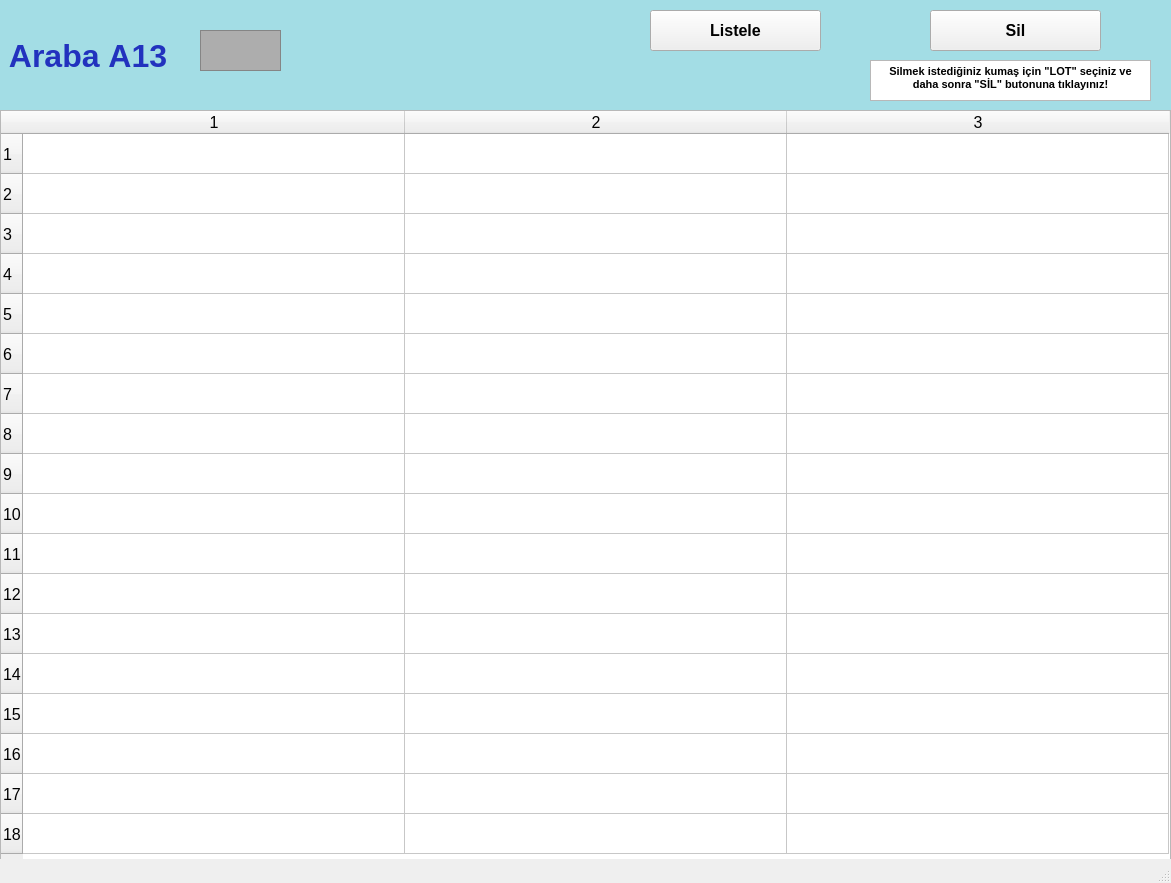
<?xml version="1.0" encoding="UTF-8"?>
<ui version="4.0">
 <class>arabalarA13_ekran</class>
 <widget class="QMainWindow" name="arabalarA13_ekran">
  <property name="geometry">
   <rect>
    <x>0</x>
    <y>0</y>
    <width>1171</width>
    <height>883</height>
   </rect>
  </property>
  <property name="font">
   <font>
    <pointsize>12</pointsize>
    <weight>50</weight>
    <bold>false</bold>
    <kerning>false</kerning>
   </font>
  </property>
  <property name="windowTitle">
   <string/>
  </property>
  <widget class="QWidget" name="centralwidget">
   <widget class="QLabel" name="arabaA1yazi_lbl">
    <property name="geometry">
     <rect>
      <x>0</x>
      <y>0</y>
      <width>1171</width>
      <height>111</height>
     </rect>
    </property>
    <property name="font">
     <font>
      <pointsize>24</pointsize>
      <weight>75</weight>
      <bold>true</bold>
     </font>
    </property>
    <property name="styleSheet">
     <string notr="true">background-color: rgb(163, 221, 229);
color: rgb(34, 50, 190);</string>
    </property>
    <property name="text">
     <string> Araba A13</string>
    </property>
   </widget>
   <widget class="QFrame" name="arabaA1_img">
    <property name="geometry">
     <rect>
      <x>200</x>
      <y>30</y>
      <width>81</width>
      <height>41</height>
     </rect>
    </property>
    <property name="styleSheet">
     <string notr="true">background-color: rgb(173, 173, 173);</string>
    </property>
    <property name="frameShape">
     <enum>QFrame::StyledPanel</enum>
    </property>
    <property name="frameShadow">
     <enum>QFrame::Raised</enum>
    </property>
   </widget>
   <widget class="QPushButton" name="listele13_btn">
    <property name="geometry">
     <rect>
      <x>650</x>
      <y>10</y>
      <width>171</width>
      <height>41</height>
     </rect>
    </property>
    <property name="font">
     <font>
      <pointsize>12</pointsize>
      <weight>75</weight>
      <bold>true</bold>
     </font>
    </property>
    <property name="text">
     <string>Listele</string>
    </property>
   </widget>
   <widget class="QTableWidget" name="A13_tw">
    <property name="geometry">
     <rect>
      <x>0</x>
      <y>110</y>
      <width>1171</width>
      <height>751</height>
     </rect>
    </property>
    <property name="baseSize">
     <size>
      <width>0</width>
      <height>0</height>
     </size>
    </property>
    <property name="rowCount">
     <number>18</number>
    </property>
    <property name="columnCount">
     <number>3</number>
    </property>
    <attribute name="horizontalHeaderVisible">
     <bool>true</bool>
    </attribute>
    <attribute name="horizontalHeaderCascadingSectionResizes">
     <bool>false</bool>
    </attribute>
    <attribute name="horizontalHeaderDefaultSectionSize">
     <number>382</number>
    </attribute>
    <attribute name="horizontalHeaderMinimumSectionSize">
     <number>38</number>
    </attribute>
    <attribute name="verticalHeaderDefaultSectionSize">
     <number>40</number>
    </attribute>
    <attribute name="verticalHeaderMinimumSectionSize">
     <number>23</number>
    </attribute>
    <row/>
    <row/>
    <row/>
    <row/>
    <row/>
    <row/>
    <row/>
    <row/>
    <row/>
    <row/>
    <row/>
    <row/>
    <row/>
    <row/>
    <row/>
    <row/>
    <row/>
    <row/>
    <column/>
    <column/>
    <column/>
   </widget>
   <widget class="QPushButton" name="sil13_btn">
    <property name="geometry">
     <rect>
      <x>930</x>
      <y>10</y>
      <width>171</width>
      <height>41</height>
     </rect>
    </property>
    <property name="font">
     <font>
      <pointsize>12</pointsize>
      <weight>75</weight>
      <bold>true</bold>
     </font>
    </property>
    <property name="text">
     <string>Sil</string>
    </property>
   </widget>
   <widget class="QTextBrowser" name="textBrowser">
    <property name="geometry">
     <rect>
      <x>870</x>
      <y>60</y>
      <width>281</width>
      <height>41</height>
     </rect>
    </property>
    <property name="html">
     <string>&lt;!DOCTYPE HTML PUBLIC &quot;-//W3C//DTD HTML 4.0//EN&quot; &quot;http://www.w3.org/TR/REC-html40/strict.dtd&quot;&gt;
&lt;html&gt;&lt;head&gt;&lt;meta name=&quot;qrichtext&quot; content=&quot;1&quot; /&gt;&lt;style type=&quot;text/css&quot;&gt;
p, li { white-space: pre-wrap; }
&lt;/style&gt;&lt;/head&gt;&lt;body style=&quot; font-family:'MS Shell Dlg 2'; font-size:12pt; font-weight:400; font-style:normal;&quot;&gt;
&lt;p align=&quot;center&quot; style=&quot; margin-top:0px; margin-bottom:0px; margin-left:0px; margin-right:0px; -qt-block-indent:0; text-indent:0px;&quot;&gt;&lt;span style=&quot; font-size:8pt; font-weight:600;&quot;&gt;Silmek istediğiniz kumaş için &amp;quot;LOT&amp;quot; seçiniz ve daha sonra &amp;quot;SİL&amp;quot; butonuna tıklayınız!&lt;/span&gt;&lt;/p&gt;&lt;/body&gt;&lt;/html&gt;</string>
    </property>
   </widget>
  </widget>
  <widget class="QStatusBar" name="statusbar"/>
 </widget>
 <resources/>
 <connections/>
</ui>
